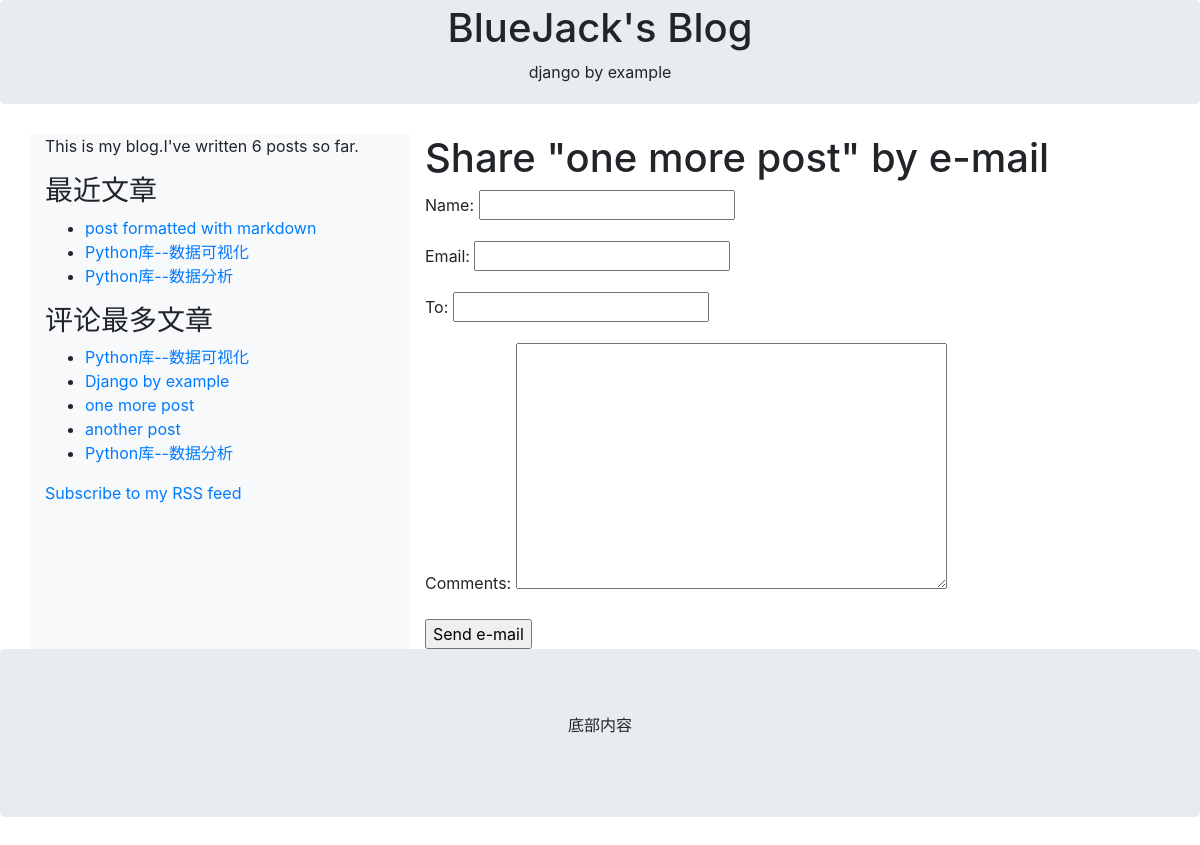
/blog/2/share/, run on the app's committed database.
### blog/models.py (models this page shows, shortened)
class Post(models.Model):
    STATUS_CHOICES = (('draft', 'Draft'), ('published', 'Published'))
    title = models.CharField(max_length=300)
    slug = models.SlugField(max_length=300, unique_for_date='publish')
    author = models.ForeignKey(User, related_name='blog_posts', on_delete=models.CASCADE)
    body = models.TextField()
    publish = models.DateTimeField(default=timezone.now)
    created = models.DateTimeField(auto_now_add=True)
    updated = models.DateTimeField(auto_now=True)
    status = models.CharField(max_length=10, choices=STATUS_CHOICES, default='draft')
    tags = TaggableManager()
    objects = models.Manager()
    published = PublishedManager()
    class Meta:
        ordering = ('-publish',)
    def get_absolute_url(self):
        return reverse('blog:detail', args=(self.pk,))

### blog/views.py (the view)
# urls.py: path('<int:pk>/share/', views.post_share, name='share'),
def post_share(request, pk):
    post = get_object_or_404(Post, id=pk, status='published')
    sent = False
    cd = None
    if request.method == 'POST':
        form = EmailPostForm(request.POST)
        if form.is_valid():
            cd = form.cleaned_data
            post_url = request.build_absolute_uri(post.get_absolute_url())
            subject = f"{cd['name']}({cd['email']})向你推荐了文章:{post.title}"
            message = f"{post.title}的地址:{post_url}\n\n{cd['name']}向您推荐的理由:{cd['comments']}"
            send_mail(subject, message, 'bluejack86@163.com', [cd['to']])
            sent = True
    else:
        form = EmailPostForm()
    return render(request, 'blog/post_share.html', {'post': post, 'form': form, 'sent': sent, 'cd': cd})

### blog/forms.py
class EmailPostForm(forms.Form):
    name = forms.CharField(max_length=30)
    email = forms.EmailField()
    to = forms.EmailField()
    comments = forms.CharField(required=False, widget=forms.Textarea)

### blog/models.py (called while the page is built)
    def get_queryset(self):
        return super(PublishedManager, self).get_queryset().filter(status='published')

### blog/templatetags/blog_tags.py (called while the page is built)
@register.simple_tag
def total_posts():
    return Post.published.count()

@register.inclusion_tag('blog/latest_posts.html')
def show_latest_posts(count=5):
    latest_posts = Post.published.order_by('-publish')[:count]
    return {'latest_posts': latest_posts}

@register.simple_tag
def get_most_commented_posts(count=5):
    return Post.published.annotate(total_comments=Count('comments')).order_by('-total_comments')[:count]

### blog/templates/blog/post_share.html (shortened to what this page needs)
{% extends "blog/base.html" %}
{% block content %}
  {% if sent %}
    <h1>E-mail successfully sent</h1>
    <p>"{{ post.title }}" was successfully sent to {{ cd.to }}.</p>
    <p><a href="{% url 'blog:list' %}">返回文章列表</a></p>
  {% else %}
    <h1>Share "{{ post.title }}" by e-mail</h1>
    <form action="." method="post">
      {{ form.as_p }}
      <input type="submit" value="Send e-mail">
    </form>
  {% endif %}
{% endblock %}

### blog/templates/blog/base.html (shortened to what this page needs)
{% load blog_tags %}
{% load static %}
<!DOCTYPE html>
<html>
<head>
    <link rel="stylesheet" href="https://cdn.bootcss.com/bootstrap/4.1.0/css/bootstrap.min.css">
</head>
<body>
<div class="jumbotron text-center m-0 p-1">
      <h1>BlueJack's Blog</h1>
      <p>django by example</p>
</div>
<div class="container" style="margin-top:30px">
      <div class="row">
        <div class="col-sm-4 bg-light">
          <p>This is my blog.I've written {% total_posts %} posts so far.</p>
          <h3>最近文章</h3>
          {% show_latest_posts 3 %}
          <h3>评论最多文章</h3>
          {% get_most_commented_posts as most_commented_posts %}
          <ul>
          {% for post in most_commented_posts %}
              <li>
                  <a href="{{post.get_absolute_url}}">{{post.title}}</a>
              </li>
          {% endfor %}
          </ul>
          <p><a href='{% url "blog:post_feed" %}'>Subscribe to my RSS feed</a></p>
        </div>
        <div class="col-sm-8">
          {% block content %}{% endblock %}
        </div>
      </div>
</div>
<div class="jumbotron text-center">
      <p>底部内容</p>
</div>
</body>
</html>

### blog/templates/blog/latest_posts.html
<ul>
    {% for post in latest_posts %}
    <li>
        <a href="{{post.get_absolute_url}}">{{post.title}}</a>
    </li>
    {% endfor %}
</ul>

### data on the page
Post: title "post formatted with markdown"
Post: title "Python库--数据可视化"
Post: title "Python库--数据分析"
Post: title "Django by example"
Post: title "one more post"
Post: title "another post"
